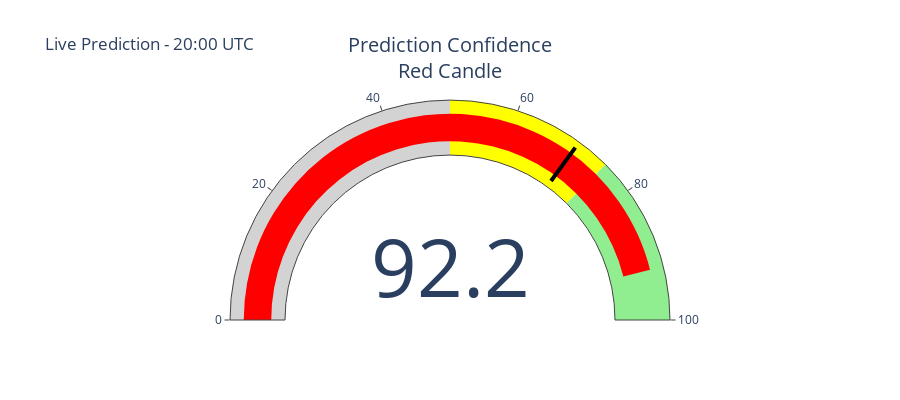

Notebook code cell kept with this figure:
### Code cell
# 🔮 Live Prediction Function
def make_live_prediction(models):
    """Make a prediction for the current hour based on available data"""
    if "models" not in locals() or len(models) == 0:
        print("❌ Please train models first")
        return None

    current_time = pd.Timestamp.now(tz="UTC")
    current_hour_start = current_time.floor("H")

    # Check if we have at least 45 minutes of data for current hour
    minutes_elapsed = (current_time - current_hour_start).total_seconds() / 60

    if minutes_elapsed >= 45:
        try:
            # Use best model
            best_model_name = performance_df.loc[
                performance_df["AUC"].idxmax(), "Model"
            ]
            best_model = models[best_model_name]

            # Make prediction
            pred = best_model.predict(df, current_hour_start)

            print(
                f"🔮 LIVE PREDICTION for {current_hour_start.strftime('%Y-%m-%d %H:%M')} hour:"
            )
            print(f"  📈 Predicted Direction: {pred.predicted_direction.upper()}")
            print(f"  🎯 Confidence: {pred.confidence:.1%}")
            print(f"  🟢 Probability Green: {pred.probability_green:.1%}")
            print(f"  🔴 Probability Red: {pred.probability_red:.1%}")
            print(f"  🤖 Model Used: {pred.model_name}")
            print(f"  ⏰ Time Remaining: {60 - minutes_elapsed:.0f} minutes")

            # Create a simple live prediction chart
            fig_live = go.Figure()

            fig_live.add_trace(
                go.Indicator(
                    mode="gauge+number",
                    value=pred.confidence * 100,
                    domain={"x": [0, 1], "y": [0, 1]},
                    title={
                        "text": f"Prediction Confidence<br>{pred.predicted_direction.title()} Candle"
                    },
                    gauge={
                        "axis": {"range": [None, 100]},
                        "bar": {
                            "color": "green"
                            if pred.predicted_direction == "green"
                            else "red"
                        },
                        "steps": [
                            {"range": [0, 50], "color": "lightgray"},
                            {"range": [50, 75], "color": "yellow"},
                            {"range": [75, 100], "color": "lightgreen"},
                        ],
                        "threshold": {
                            "line": {"color": "black", "width": 4},
                            "thickness": 0.75,
                            "value": 70,
                        },
                    },
                )
            )

            fig_live.update_layout(
                title=f"Live Prediction - {current_hour_start.strftime('%H:%M UTC')}",
                height=400,
            )
            fig_live.show()

            return pred

        except Exception as e:
            print(f"❌ Cannot make live prediction: {e}")
            return None
    else:
        print(f"⏳ Current hour has only {minutes_elapsed:.0f} minutes of data.")
        print("   Need at least 45 minutes for prediction.")
        return None


# Try to make a live prediction
print("🕐 Checking for live prediction opportunity...")
live_pred = make_live_prediction(models)

### Figure 1 — Plotly figure (JSON) as saved in the notebook; plotly's stock layout.template omitted (floating-point values rounded to 4 significant figures)
{"data": [{"domain": {"x": [0, 1], "y": [0, 1]}, "gauge": {"axis": {"range": [null, 100]}, "bar": {"color": "red"}, "steps": [{"color": "lightgray", "range": [0, 50]}, {"color": "yellow", "range": [50, 75]}, {"color": "lightgreen", "range": [75, 100]}], "threshold": {"line": {"color": "black", "width": 4}, "thickness": 0.75, "value": 70}}, "mode": "gauge+number", "title": {"text": "Prediction Confidence<br>Red Candle"}, "type": "indicator", "value": 92.16}], "layout": {"height": 400, "title": {"text": "Live Prediction - 20:00 UTC"}}}
